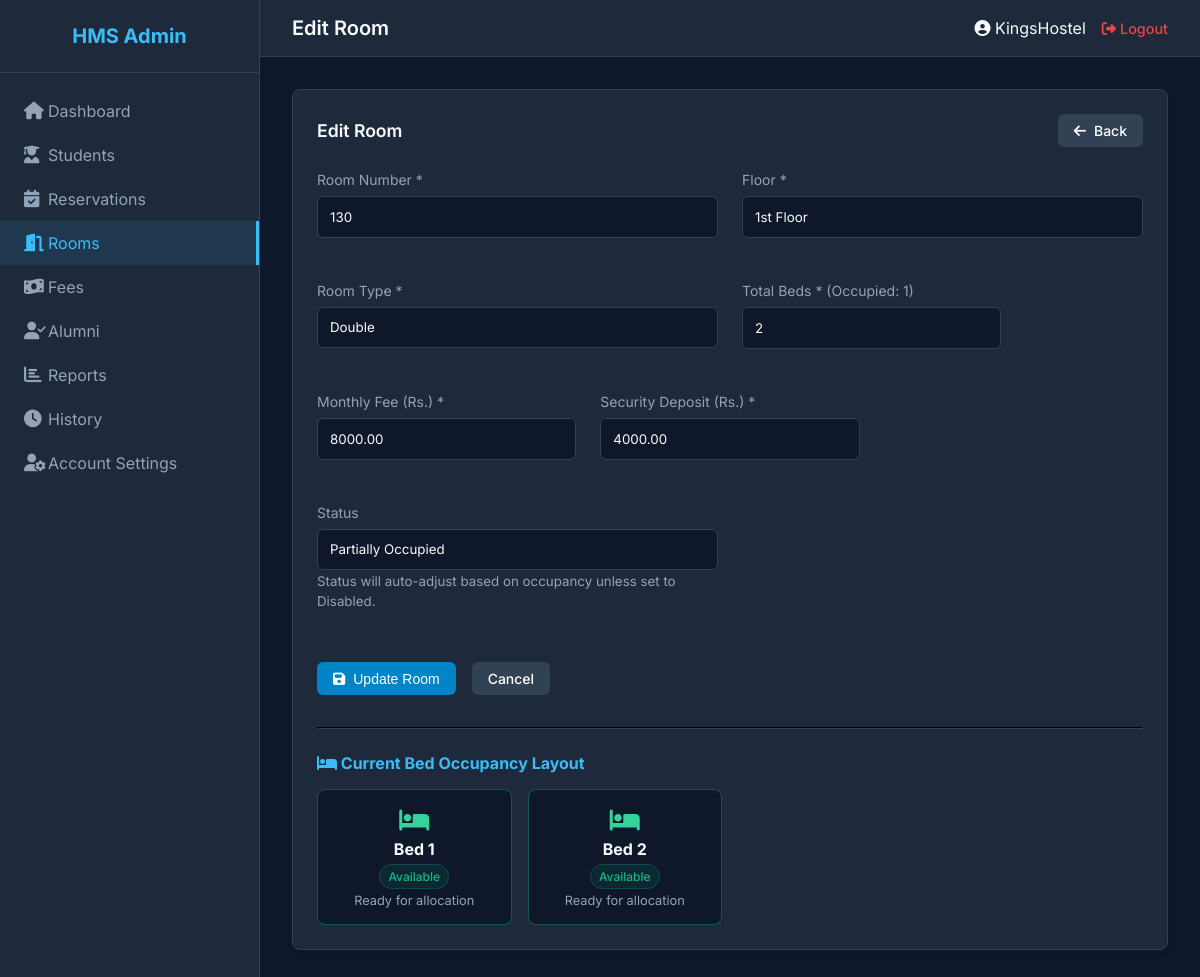
Screenshot of /rooms/edit/1 (signed in) with the database file from the repository.
### tables this page shows
CREATE TABLE `rooms` (
  `id` int(11) NOT NULL AUTO_INCREMENT,
  `room_number` varchar(20) NOT NULL,
  `block` varchar(50) NOT NULL,
  `floor` varchar(20) NOT NULL,
  `room_type` varchar(50) NOT NULL,
  `total_beds` int(11) NOT NULL,
  `occupied_beds` int(11) DEFAULT 0,
  `monthly_fee` decimal(10,2) NOT NULL,
  `security_deposit` decimal(10,2) NOT NULL,
  `status` enum('Available','Partially Occupied','Occupied','Disabled') DEFAULT 'Available',
  `created_at` timestamp NOT NULL DEFAULT current_timestamp(),
  `updated_at` timestamp NOT NULL DEFAULT current_timestamp() ON UPDATE current_timestamp(),
  PRIMARY KEY (`id`),
  UNIQUE KEY `room_number` (`room_number`,`block`)
);

### legacy_mvc/views/admin/rooms/edit.php (the view, shortened to what the rows shown need)
<?php $config = require APP_ROOT . '/config/app.php'; ?>
<div class="card">
    <div class="card-header">
        <h3 class="card-title">Edit Room</h3>
        <a href="<?php echo $config['base_url']; ?>/rooms" class="btn" style="background: #334155; color: white;"><i class="fas fa-arrow-left"></i> Back</a>
    </div>
    <form action="<?php echo $config['base_url']; ?>/rooms/update/<?php echo $room['id']; ?>" method="POST">
        <div class="row">
            <div class="col-md-6 form-group">
                <label class="form-label">Room Number *</label>
                <input type="text" name="room_number" class="form-control" value="<?php echo htmlspecialchars($room['room_number']); ?>" required>
            </div>
            <div class="col-md-6 form-group">
                <label class="form-label">Floor *</label>
                <input type="text" name="floor" class="form-control" value="<?php echo htmlspecialchars($room['floor']); ?>" required>
            </div>
            <div class="col-md-6 form-group">
                <label class="form-label">Room Type *</label>
                <select name="room_type" class="form-control" required>
                    <option value="Double" <?php echo $room['room_type'] == 'Double' ? 'selected' : ''; ?>>Double</option>
                </select>
            </div>
            <div class="col-md-4 form-group">
                <label class="form-label">Total Beds * (Occupied: <?php echo $room['occupied_beds']; ?>)</label>
                <input type="number" name="total_beds" class="form-control" min="<?php echo $room['occupied_beds'] > 0 ? $room['occupied_beds'] : 1; ?>" max="10" value="<?php echo $room['total_beds']; ?>" required>
            </div>
            <div class="col-md-4 form-group">
                <label class="form-label">Monthly Fee (Rs.) *</label>
                <input type="number" name="monthly_fee" class="form-control" step="0.01" min="0" value="<?php echo htmlspecialchars($room['monthly_fee']); ?>" required>
            </div>
            <div class="col-md-4 form-group">
                <label class="form-label">Security Deposit (Rs.) *</label>
                <input type="number" name="security_deposit" class="form-control" step="0.01" min="0" value="<?php echo htmlspecialchars($room['security_deposit']); ?>" required>
            </div>
            <div class="col-md-6 form-group">
                <label class="form-label">Status</label>
                <select name="status" class="form-control">
                    <option value="Partially Occupied" <?php echo $room['status'] == 'Partially Occupied' ? 'selected' : ''; ?>>Partially Occupied</option>
                </select>
                <small style="color: var(--text-muted);">Status will auto-adjust based on occupancy unless set to Disabled.</small>
            </div>
        </div>
        <div style="margin-top: 2rem; display: flex; gap: 1rem;">
            <button type="submit" class="btn btn-primary"><i class="fas fa-save"></i> Update Room</button>
            <a href="<?php echo $config['base_url']; ?>/rooms" class="btn" style="background: #334155; color: white;">Cancel</a>
        </div>
    </form>
    <?php if (!empty($bedDetails) && !empty($bedDetails['beds'])): ?>
        <hr style="border-color: var(--border); margin: 2rem 0 1.5rem 0;">
        <h4 style="color: var(--primary); margin-bottom: 1rem;"><i class="fas fa-bed"></i> Current Bed Occupancy Layout</h4>
        <div style="display: grid; grid-template-columns: repeat(auto-fill, minmax(180px, 1fr)); gap: 1rem;">
            <?php foreach ($bedDetails['beds'] as $bed): ?>
                <div style="background: #0f172a; border: 1px solid <?php echo $bed['is_occupied'] ? 'rgba(239,68,68,0.4)' : 'rgba(16,185,129,0.4)'; ?>; border-radius: 8px; padding: 1rem; text-align: center;">
                    <div style="font-size: 1.5rem; color: <?php echo $bed['is_occupied'] ? '#f87171' : '#34d399'; ?>; margin-bottom: 0.25rem;">
                        <i class="fas fa-bed"></i>
                    </div>
                    <strong>Bed <?php echo $bed['bed_number']; ?></strong>
                    <div style="margin-top: 0.35rem;">
                        <?php if ($bed['is_occupied']): ?>
                            <span class="badge badge-danger">Occupied</span>
                            <div style="font-size: 0.8rem; color: #cbd5e1; margin-top: 0.5rem; line-height: 1.3;">
                                <?php echo htmlspecialchars($bed['occupant']['student_name']); ?><br>
                                <small style="color: var(--text-muted);"><?php echo htmlspecialchars($bed['occupant']['student_id_str']); ?></small>
                            </div>
                        <?php else: ?>
                            <span class="badge badge-success">Available</span>
                            <div style="font-size: 0.8rem; color: var(--text-muted); margin-top: 0.5rem;">
                                Ready for allocation
                            </div>
                        <?php endif; ?>
                    </div>
                </div>
            <?php endforeach; ?>
        </div>
    <?php endif; ?>
</div>

### legacy_mvc/src/Core/Router.php (shortened to what the rows shown need)
<?php
class Router {
    private $routes = [];
    public function add($method, $path, $controller, $action) {
        $path = preg_replace('/\{([a-zA-Z0-9_]+)\}/', '(?P<$1>[a-zA-Z0-9_]+)', $path);
        $this->routes[] = [
            'method' => strtoupper($method),
            'path' => '#^' . $path . '$#',
            'controller' => $controller,
            'action' => $action
        ];
    }
    public function dispatch($url) {
        $url = rtrim($url, '/');
        if (empty($url)) {
            $url = '/';
        } else {
            $url = '/' . $url;
        }
        $method = $_SERVER['REQUEST_METHOD'];
        foreach ($this->routes as $route) {
            if ($route['method'] === $method && preg_match($route['path'], $url, $matches)) {
                $params = array_filter($matches, 'is_string', ARRAY_FILTER_USE_KEY);
                $controllerName = "\\App\\Controllers\\" . $route['controller'];
                if (class_exists($controllerName)) {
                    $controller = new $controllerName();
                    $action = $route['action'];
                    if (method_exists($controller, $action)) {
                        call_user_func_array([$controller, $action], $params);
                        return;
                    }
                }
            }
        }
    }
}

### rows the page displays
rooms: room_number "130", floor "1st Floor", room_type "Double", occupied_beds "1", total_beds "2", monthly_fee "8000.00", security_deposit "4000.00", status "Partially Occupied"

### other values shown
$bed['bed_number'] "1"
$bed['bed_number'] "2"
